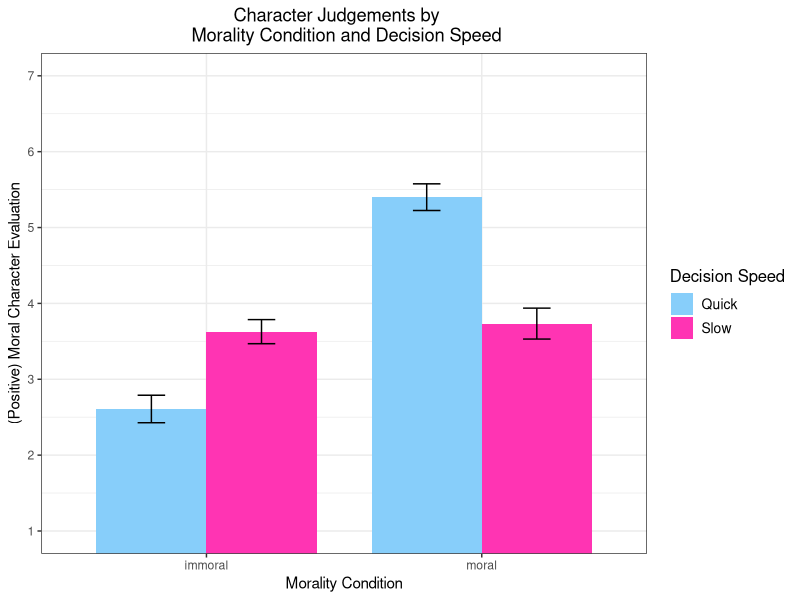
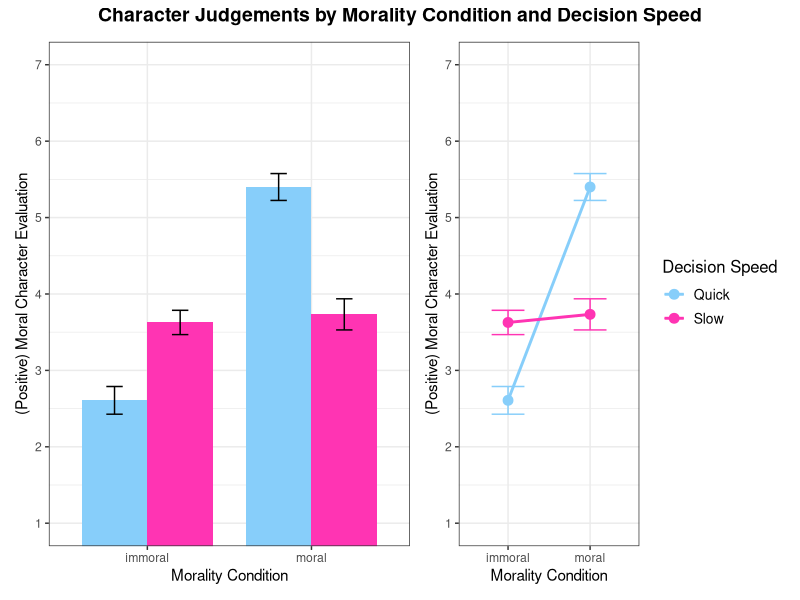
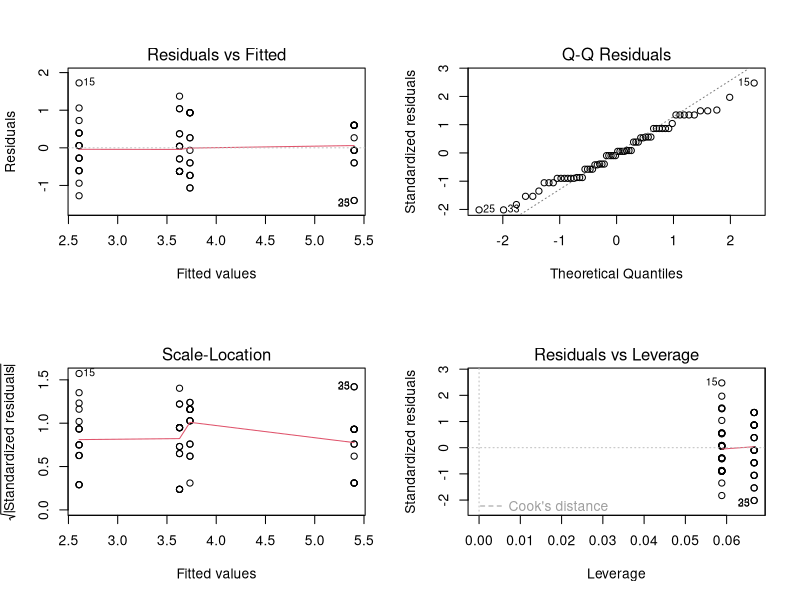
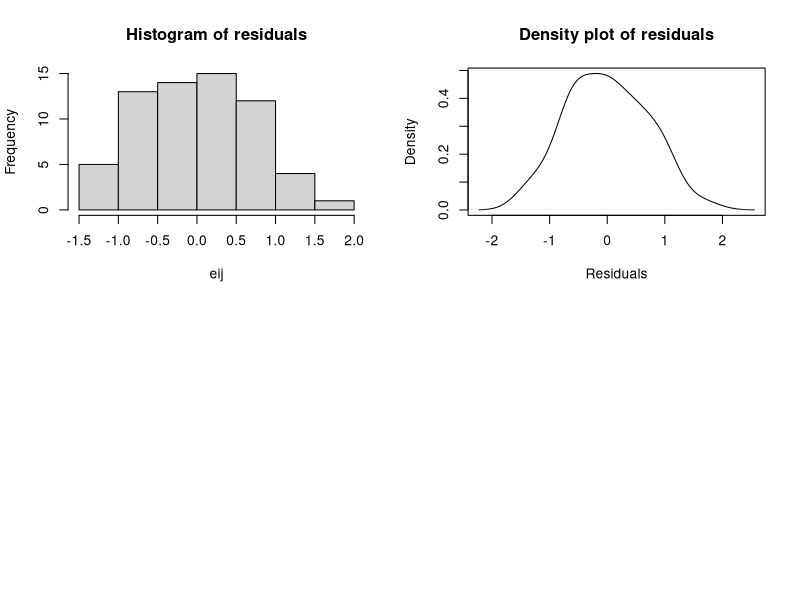

These figures' R source, in order:
## ---- chunk 1
### Data Preparation

#### Load Relevant Libraries and Functions
library(tidyverse)
library(car)
#library(ez)
library(patchwork)
## ---- chunk 2
#### Import data
df <- read_csv("../data/quick_decisions_1_clean_data.csv")
colfactor <- c("condition", "ID", "FastorSlow", "measure")
df[colfactor] <- lapply(df[colfactor], as.factor)
#summary(df)

# some participants did not respond to every question
index_mapping <- df %>%
  select(trial_index, FastorSlow, measure) %>%
  distinct() %>%
  drop_na()

# Create a complete data frame ensuring all trial indexes (4-25) exist for each ID
complete_data <- df %>%
  complete(ID, trial_index = 4:25, fill = list(response = NA)) %>%
  left_join(index_mapping, by = "trial_index") %>%
  group_by(ID) %>%
  mutate(
    condition = first(condition, order_by = trial_index)
  ) %>%
  ungroup()

# Overwrite the original `FastorSlow` and `measure` columns with the mapped values
complete_data <- complete_data %>%
  mutate(
    FastorSlow = FastorSlow.y,
    measure = measure.y
  ) %>%
  select(-FastorSlow.y, -measure.y, -FastorSlow.x, -measure.x)  
  # Remove the temporary columns


summary(complete_data)
## ---- chunk 3
# filter out rows that are Bria's or the TA's responses

complete_data <- complete_data %>%
  group_by(ID) %>%
  filter(!any(measure == "feedback" & grepl("Bria|Mihir", response_reverse))) %>%
  ungroup()

# feedback_rows <- complete_data %>%
#   filter(measure == "feedback")


# quickness_rows <- complete_data %>%
#   filter(measure == "quickness")


# filtered_data <- complete_data %>%
#   group_by(ID) %>%
#   filter(!any(is.na(response))) %>%
#   ungroup()
# # so there are only 19 people who actually answered every question


unique_ids <- complete_data %>%
  # Focus only on the relevant combinations of measure and FastorSlow
  filter(measure %in% c("quickness", "character") & FastorSlow %in% c("f", "s")) %>%
  group_by(ID) %>%
  # Check if each ID has at least one non-NA response for all combinations
  filter(all(!is.na(response[measure == "quickness" & FastorSlow == "f"])) &
         all(!is.na(response[measure == "quickness" & FastorSlow == "s"])) &
         all(!is.na(response[measure == "character" & FastorSlow == "f"])) &
         all(!is.na(response[measure == "character" & FastorSlow == "s"]))) %>%
  ungroup() %>%
  distinct(ID)


# Step 2: Filter the original dataset to keep only rows with those IDs
filtered_data <- complete_data %>%
  filter(ID %in% unique_ids$ID)


distinct_id_count <- filtered_data %>%
  summarise(count = n_distinct(ID))

## ---- chunk 4
#### Data exclusion / filtering

exclu_data <- filtered_data %>%
  
  # Group by ID
  group_by(ID) %>%
  
  
  # Check if the response contains "nate" or "justin" in rows where measure is "attention"
  filter(any(measure == "attention" & grepl("nate|justin", response, ignore.case = TRUE))) %>%
   # 38 left after excluding those that failed the attention check
  
  
  # removed any ids that rate the fast person as slower than the slow person
  filter(!any(measure == "quickness" &
              FastorSlow == "f" &
              response_reverse < response_reverse[measure == "quickness" & FastorSlow == "s"])) %>%
  # 35 left after this
  
  
  # filter out ids that have all the same non-na response values
  filter(n_distinct(response, na.rm = TRUE) > 1) %>%
  # still 35 thank god
  
  
  # Ungroup after filtering
  ungroup()


# distinct_id_count <- exclu_data %>%
#   summarise(count = n_distinct(ID))


summary(exclu_data)
## ---- chunk 5
#### Prepare data for analysis - create columns etc.

filtered_data <- exclu_data %>%
  filter(measure %in% c("quickness", "character"))


# Calculate averages for "character" measure grouped by ID and FastorSlow
character_averages <- filtered_data %>%
  filter(measure == "character") %>%
  group_by(ID, FastorSlow, condition) %>%
  summarize(
    response = mean(as.numeric(response), na.rm = TRUE),
    .groups = "drop"
  ) %>%
  mutate(measure = "character") # Ensure the measure column remains "character"


# Keep only the "quickness" rows
quickness_data <- filtered_data %>%
  filter(measure == "quickness") %>%
  select(ID, FastorSlow, condition, response, measure)


# Combine the averaged "character" data with the "quickness" data
tidydf <- rbind(quickness_data, character_averages)
## ---- chunk 6
## Descriptive Statistics

# Determine whether we had a balanced design

## sample size of each randomized condition group
tidydf %>%
  group_by(condition) %>%
  summarize(subject_count = n_distinct(ID), .groups = "drop")
## ---- chunk 7
# Creating the Bar Plot to Assess Evidence of an Interaction

# Filter data to include only rows where measure is "character"
character_data <- tidydf %>%
  filter(measure == "character") %>%
  mutate(response = as.numeric(response), # Ensure response is numeric
         FastorSlow = as.factor(FastorSlow), # Convert FastorSlow to factor
         condition = as.factor(condition), # Convert condition to factor
         ID = as.factor(ID)) # Convert ID to factor


# Create the bar plot
ggplot(character_data, 
       aes(x = condition, y = response, fill = FastorSlow)) +
  stat_summary(fun = mean, # Compute mean of response
               geom = "bar", # Use bars to represent the summary
               position = position_dodge(width = 0.8), width = 0.8) +
  stat_summary(fun.data = mean_se, # Add error bars (mean ± standard error)
               geom = "errorbar",
               position = position_dodge(width = 0.8), width = 0.2) +
  labs(title = "Character Judgements by   \n Morality Condition and Decision Speed",
       x = "Morality Condition",
       y = "(Positive) Moral Character Evaluation",
       fill = "Decision Speed") +
  scale_fill_manual(values = c("f" = "lightskyblue", "s" = "maroon1"), #Custom colors
                    labels = c("f" = "Quick", "s" = "Slow")) +
  scale_y_continuous(breaks = 1:7) +
  coord_cartesian(ylim = c(1, 7)) +
  theme_bw() +
  theme(plot.title = element_text(hjust = 0.5),
        axis.title.x = element_text(size = 11),
        axis.title.y = element_text(size = 11),
        legend.position = "right",
        legend.title = element_text(size = 12),
        legend.text = element_text(size = 10))
## ---- chunk 8
## More complex plot

# Create the bar plot
barplot <- ggplot(character_data, 
       aes(x = condition, y = response, fill = FastorSlow)) +
  stat_summary(fun = mean, # Compute mean of response
               geom = "bar", # Use bars to represent the summary
               position = position_dodge(width = 0.8), width = 0.8) +
  stat_summary(fun.data = mean_se, # Add error bars (mean ± standard error)
               geom = "errorbar",
               position = position_dodge(width = 0.8), width = 0.2) +
  labs(x = "Morality Condition",
       y = "(Positive) Moral Character Evaluation",
       fill = "Decision Speed") +
  scale_fill_manual(values = c("f" = "lightskyblue", "s" = "maroon1"), #Custom colors
                    labels = c("f" = "Quick", "s" = "Slow")) +
  scale_y_continuous(breaks = 1:7) +
  coord_cartesian(ylim = c(1, 7)) +
  theme_bw() +
  theme(axis.title.x = element_text(size = 11),
        axis.title.y = element_text(size = 11),
        legend.position = "none")


# Create a line plot
lineplot <- ggplot(character_data, 
       aes(x = condition, y = response, color = FastorSlow, group = FastorSlow)) +
  stat_summary(fun = mean, # Compute mean of response
               geom = "line", # Use lines to connect the means
               size = 1) +
  stat_summary(fun = mean, # Add points for the means
               geom = "point",  size = 3) +
  stat_summary(fun.data = mean_se, # Add error bars (mean ± standard error)
               geom = "errorbar", width = 0.4) +
  labs(x = "Morality Condition",
       y = "(Positive) Moral Character Evaluation",
       color = "Decision Speed") +
  scale_color_manual(values = c("f" = "lightskyblue", "s" = "maroon1"), # Custom colors
                     labels = c("f" = "Quick", "s" = "Slow")) +
  scale_y_continuous(breaks = 1:7) +
  coord_cartesian(ylim = c(1, 7)) +
  theme_bw() +
  theme(axis.title.x = element_text(size = 11),
        axis.title.y = element_text(size = 11),
        legend.position = "right",
        legend.title = element_text(size = 12),
        legend.text = element_text(size = 10))


# Combine plots using patchwork
combined_plot <- (barplot + lineplot) +
  plot_layout(widths = c(2, 1)) + # Bar plot takes up 2/3, line plot 1/3
  plot_annotation(
    title = "Character Judgements by Morality Condition and Decision Speed",
    theme = theme(plot.title = element_text(hjust = 0.5, size = 14, face = "bold")))


# Display the combined plot
combined_plot
## ---- chunk 9
## Running the ANOVA Interaction Test

# Fit a model with the interaction of interest
intmod <- aov(response ~ FastorSlow * condition, data = character_data)

# Use a Type III, 2x2 Two-way ANOVA test
# the results will tell us if the interaction term in needed in the model
Anova(intmod, type = "III")
## ---- chunk 10
par(mfrow=c(2,2))
plot(intmod)
## ---- chunk 11
## Extra residual plots

eij = residuals(intmod)

hist(eij,main = "Histogram of residuals")

plot(density(eij),
     main = "Density plot of residuals",
     ylab = "Density",
     xlab = "Residuals")
